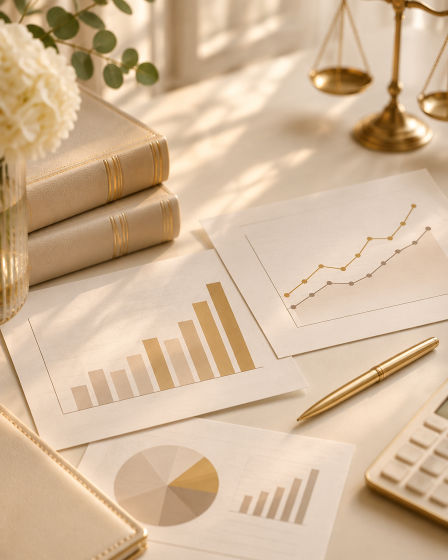
#> input picture assets-cliente/areas/01-direito-tributario.png, 896 x 1120 px, given in place of logo-original.jpeg, which was not available (shown at 1/2 size)
$ python preparar-imagens.py
#> lines starting #> are read from the running program, lines starting #| are printed output that depends on the picture
"""Prepara os ativos da cliente (PRD, seções 3 e 7): recorta o fundo preto da
logomarca, gera as versões pedidas e otimiza fotos e imagens das áreas.
Uso: python3 scripts/preparar-imagens.py  (requer Pillow com AVIF e numpy)."""
from pathlib import Path

import numpy as np
from PIL import Image

RAIZ = Path(__file__).resolve().parent.parent
ORIGEM = RAIZ / "assets-cliente"
LOGO_SAIDA = RAIZ / "public" / "logo"
AREAS_SAIDA = RAIZ / "public" / "areas"
FOTOS_SAIDA = RAIZ / "src" / "assets" / "fotos"

# Faixas da arte original (1536x1024), medidas pelos pixels acima do preto.
MONOGRAMA = (411, 132, 1122, 646)
NOME = (54, 712, 1488, 809)

SLUGS = {
    "01-direito-tributario": "direito-tributario",
    "02-licitacoes": "licitacoes-e-contratos-administrativos",
    "03-direito-civil": "direito-civil",
    "04-direito-previdenciario": "direito-previdenciario",
    "05-direito-criminal": "direito-criminal",
    "06-direito-ambiental": "direito-ambiental",
}


def recortar_fundo_preto(img: Image.Image) -> Image.Image:
    """Troca o preto por transparência sem alterar o dourado da arte."""
    rgb = np.asarray(img.convert("RGB")).astype(np.float32)
    brilho = rgb.max(axis=2)
    alfa = np.clip((brilho - 10) / 38, 0, 1)
    seguro = np.maximum(alfa, 1e-3)[..., None]
    cor = np.clip(rgb / seguro, 0, 255)
    rgba = np.dstack([cor, alfa * 255]).astype(np.uint8)
    return Image.fromarray(rgba, "RGBA")


def com_margem(caixa, margem):
    x0, y0, x1, y1 = caixa
    return (x0 - margem, y0 - margem, x1 + margem + 1, y1 + margem + 1)


def redimensionar_altura(img, altura):
    largura = round(img.width * altura / img.height)
    return img.resize((largura, altura), Image.LANCZOS)


def preparar_logo():
    LOGO_SAIDA.mkdir(parents=True, exist_ok=True)
    arte = recortar_fundo_preto(Image.open(ORIGEM / "logo" / "logo-original.jpeg"))

    completa = arte.crop(arte.getbbox())
    completa.save(LOGO_SAIDA / "logo-completa.png", optimize=True)

    monograma = arte.crop(com_margem(MONOGRAMA, 6))
    lado = max(monograma.size) + 40
#> lado = 764
    quadrado = Image.new("RGBA", (lado, lado), (0, 0, 0, 0))
#> quadrado: PIL image 764x764 RGBA; every value is 0
    quadrado.alpha_composite(
        monograma, ((lado - monograma.width) // 2, (lado - monograma.height) // 2)
    )
    quadrado.resize((512, 512), Image.LANCZOS).save(
        LOGO_SAIDA / "monograma.png", optimize=True
    )
    # Versão leve para a tela de abertura, servida sem passar pelo otimizador.
    quadrado.resize((256, 256), Image.LANCZOS).save(
        LOGO_SAIDA / "monograma-abertura.webp", quality=88
    )
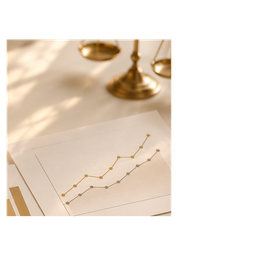
#> saved as monograma-abertura.webp: PIL image 256x256 RGBA; mean R, G, B, A 99.7, 88.7, 77, 113.1; transparent parts drawn white
    quadrado.resize((256, 256), Image.LANCZOS).save(
        RAIZ / "src" / "app" / "favicon.ico",
        sizes=[(16, 16), (32, 32), (48, 48), (64, 64)],
    )

    # Versão horizontal: monograma à esquerda, nome à direita (cabeçalho, 44 px).
    altura = 264
    mono = redimensionar_altura(monograma, altura)
    nome = redimensionar_altura(arte.crop(com_margem(NOME, 4)), 78)
#> call 2 of redimensionar_altura, with altura = 78
#> in redimensionar_altura (call 2), `return img.resize((largura, altura), Image.LANCZOS)`:
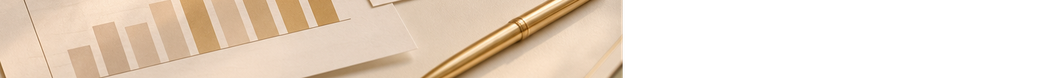
#> returned value: PIL image 1062x78 RGBA; mean R, G, B, A 129.4, 114, 98.1, 149.5; transparent parts drawn white
    espaco = 56
    horizontal = Image.new(
        "RGBA", (mono.width + espaco + nome.width, altura), (0, 0, 0, 0)
    )
#> horizontal: PIL image 1481x264 RGBA; every value is 0
    horizontal.alpha_composite(mono, (0, 0))
    horizontal.alpha_composite(nome, (mono.width + espaco, (altura - nome.height) // 2))
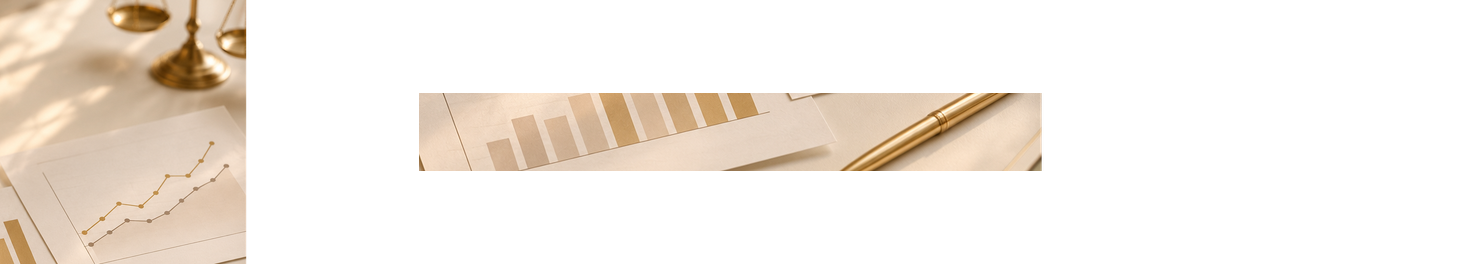
#> horizontal: PIL image 1481x264 RGBA; mean R, G, B, A 63.5, 56.3, 48.7, 74.1; transparent parts drawn white
    horizontal.save(LOGO_SAIDA / "logo-horizontal.png", optimize=True)

    for nome_arquivo in ("logo-completa", "logo-horizontal", "monograma"):
        img = Image.open(LOGO_SAIDA / f"{nome_arquivo}.png")
        print(f"logo/{nome_arquivo}.png {img.size}")
#| logo/logo-completa.png (896, 1120)


def preparar_areas():
    AREAS_SAIDA.mkdir(parents=True, exist_ok=True)
    for original, slug in SLUGS.items():
        img = Image.open(ORIGEM / "areas" / f"{original}.png").convert("RGB")
#> img is the input picture: PIL image 896x1120 RGB; mean R, G, B 209.7, 183.1, 153.8
        destino = AREAS_SAIDA / f"{slug}.avif"
        img.save(destino, quality=62, speed=4)
        print(f"areas/{slug}.avif {img.size} {destino.stat().st_size // 1024} KB")
#| areas/direito-tributario.avif (896, 1120) 1215 KB


def recortar_barras_pretas(img: Image.Image) -> Image.Image:
    """Remove as barras da captura de tela (foto-06), mantendo só a fotografia."""
    cinza = np.asarray(img.convert("L")).astype(np.float32)
    linhas = np.where(cinza.mean(axis=1) > 24)[0]
    blocos, inicio = [], linhas[0]
    for anterior, atual in zip(linhas, linhas[1:]):
        if atual - anterior > 1:
            blocos.append((inicio, anterior))
            inicio = atual
    blocos.append((inicio, linhas[-1]))
    topo, base = max(blocos, key=lambda b: b[1] - b[0])
    return img.crop((0, topo + 2, img.width, base - 1))


def apagar_logo_do_notebook(img: Image.Image) -> Image.Image:
    """foto-05: preenche o logotipo da Apple na tampa do notebook com a cor da
    própria tampa, interpolada linha a linha entre as bordas da área, e funde
    com borda suave. Só o objeto é tocado; rosto e corpo ficam intactos
    (PRD, seções 7 e 10: sem retoque da advogada e sem exibição de marcas)."""
    x0, y0, x1, y1 = 640, 740, 745, 842  # área do logotipo, com folga
    arr = np.asarray(img).astype(np.float32)
    area = arr[y0:y1, x0:x1].copy()
    esquerda, direita = arr[y0:y1, x0 - 6:x0].mean(axis=1), arr[y0:y1, x1:x1 + 6].mean(axis=1)
    t = np.linspace(0, 1, x1 - x0)[None, :, None]
    preenchido = esquerda[:, None, :] * (1 - t) + direita[:, None, :] * t
    # textura leve, para a área não ficar lisa demais ao lado do grão da foto
    rng = np.random.default_rng(5)
    preenchido += rng.normal(0, 0.8, preenchido.shape)
    # máscara elíptica com borda suave
    yy, xx = np.mgrid[0:y1 - y0, 0:x1 - x0]
    cy, cx, ry, rx = (y1 - y0) / 2, (x1 - x0) / 2, (y1 - y0) / 2, (x1 - x0) / 2
    d = np.sqrt(((yy - cy) / ry) ** 2 + ((xx - cx) / rx) ** 2)
    alfa = np.clip((1.0 - d) / 0.45, 0, 1)[..., None]
    arr[y0:y1, x0:x1] = area * (1 - alfa) + preenchido * alfa
    return Image.fromarray(np.clip(arr, 0, 255).astype(np.uint8), "RGB")


def preparar_fotos():
    FOTOS_SAIDA.mkdir(parents=True, exist_ok=True)
    for origem in sorted((ORIGEM / "fotos").glob("foto-*.jpeg")):
        img = Image.open(origem).convert("RGB")
        if origem.stem == "foto-06":
            img = recortar_barras_pretas(img)
            img.save(FOTOS_SAIDA / f"{origem.stem}.jpg", quality=92)
        elif origem.stem == "foto-05":
            img = apagar_logo_do_notebook(img)
            img.save(FOTOS_SAIDA / f"{origem.stem}.jpg", quality=92)
        elif origem.stem == "foto-08":
            # Corta a faixa esquerda, onde aparece a placa com a logomarca antiga.
            img = img.crop((round(img.width * 0.19), 0, img.width, img.height))
            img.save(FOTOS_SAIDA / f"{origem.stem}.jpg", quality=92)
        else:
            # Sem recompressão: o Next gera AVIF/WebP a partir do arquivo original.
            (FOTOS_SAIDA / f"{origem.stem}.jpg").write_bytes(origem.read_bytes())
        print(f"fotos/{origem.stem}.jpg {img.size}")


def preparar_compartilhamento():
    """Imagem de compartilhamento (Open Graph), 1200x630: logomarca e retrato."""
    grafite = (41, 41, 41)
    dourado = (198, 161, 91)
    tela = Image.new("RGB", (1200, 630), grafite)
#> tela: PIL image 1200x630 RGB; every value is 41

    foto = Image.open(FOTOS_SAIDA / "foto-06.jpg").convert("RGB")
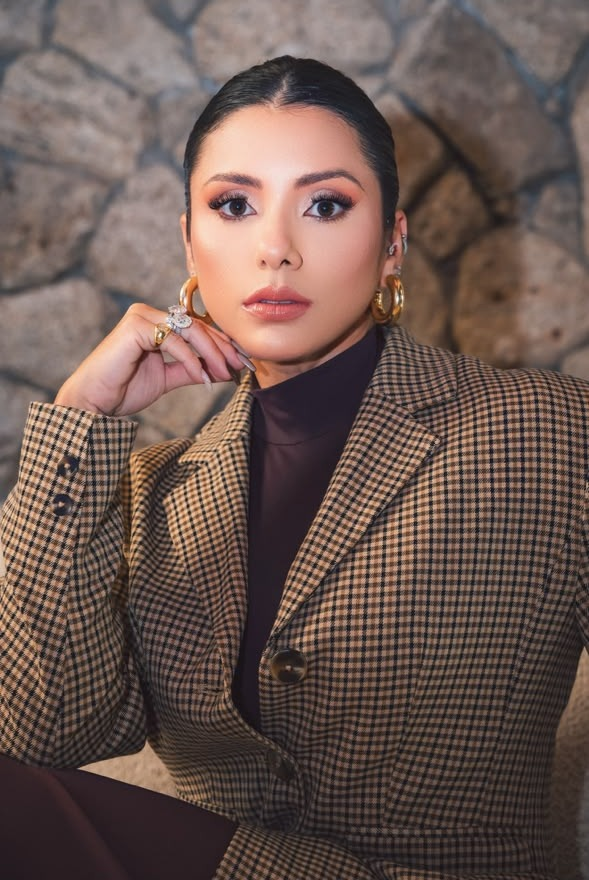
#> input picture src/assets/fotos/foto-06.jpg, 589 x 880 px
#> foto is the input picture: PIL image 589x880 RGB; mean R, G, B 106.9, 87.1, 80.6
    largura_foto, altura_foto = 400, 510
    escala = max(largura_foto / foto.width, altura_foto / foto.height)
#> escala = 0.679
    foto = foto.resize(
        (round(foto.width * escala), round(foto.height * escala)), Image.LANCZOS
    )
#> foto: PIL image 400x598 RGB
    sobra_x = (foto.width - largura_foto) // 2
#> sobra_x = 0
    sobra_y = round((foto.height - altura_foto) * 0.2)
#> sobra_y = 18
    foto = foto.crop(
        (sobra_x, sobra_y, sobra_x + largura_foto, sobra_y + altura_foto)
    )
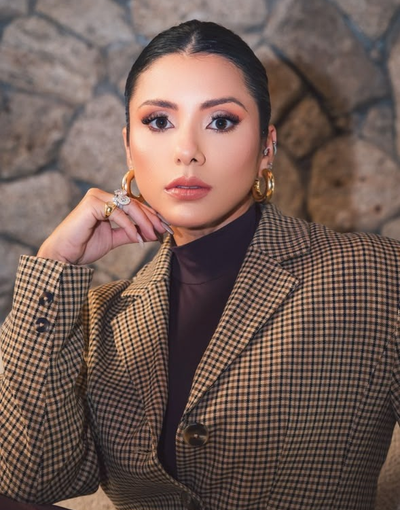
#> foto: PIL image 400x510 RGB; mean R, G, B 113.4, 92, 84.5
    foto_x, foto_y = 720, 60

    # Moldura fina dourada, deslocada atrás da foto, como no site.
    moldura = Image.new("RGB", (largura_foto, altura_foto), dourado)
    miolo = Image.new("RGB", (largura_foto - 2, altura_foto - 2), grafite)
#> miolo: PIL image 398x508 RGB; every value is 41
    moldura.paste(miolo, (1, 1))
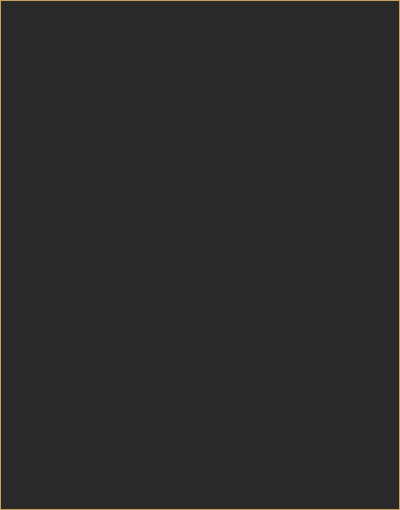
#> moldura: PIL image 400x510 RGB; mean R, G, B 42.4, 42.1, 41.4
    tela.paste(moldura, (foto_x + 18, foto_y + 18))
    tela.paste(foto, (foto_x, foto_y))

    logo = Image.open(LOGO_SAIDA / "logo-completa.png")
    largura_logo = 520
    logo = logo.resize(
        (largura_logo, round(logo.height * largura_logo / logo.width)), Image.LANCZOS
    )
    tela.paste(logo, (100, (630 - logo.height) // 2), logo)
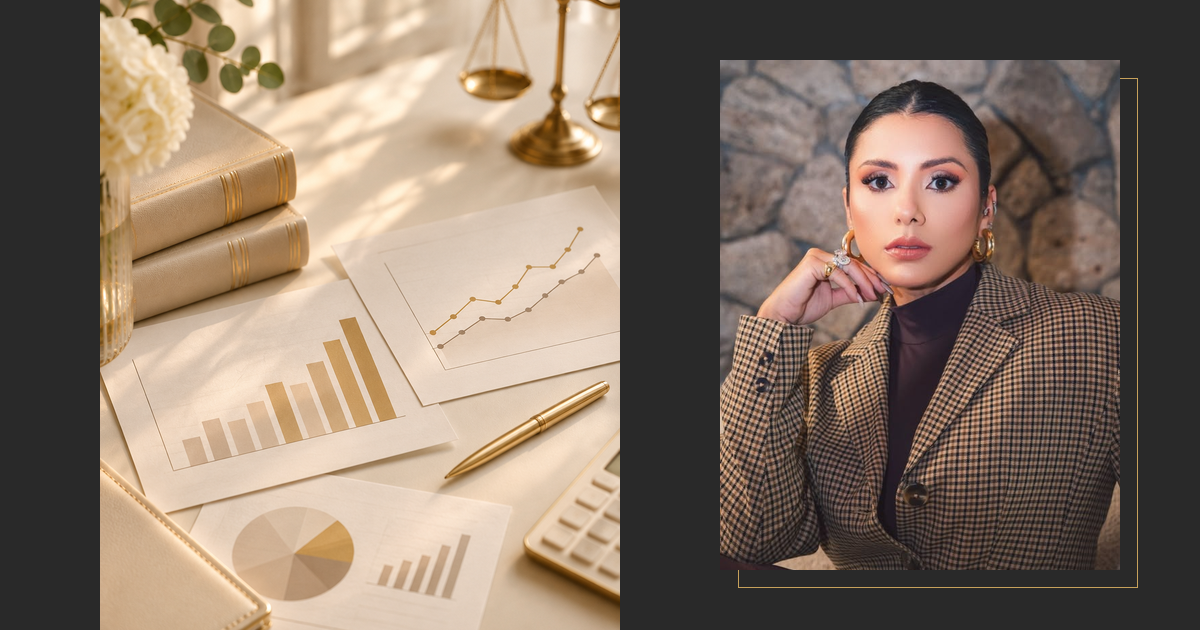
#> tela: PIL image 1200x630 RGB; mean R, G, B 133.9, 116.6, 101.8

    destino = RAIZ / "public" / "compartilhamento.jpg"
    tela.save(destino, quality=88, optimize=True)
    print(f"public/compartilhamento.jpg {tela.size} {destino.stat().st_size // 1024} KB")
#| public/compartilhamento.jpg (1200, 630) 118 KB


if __name__ == "__main__":
    preparar_logo()
    preparar_areas()
    preparar_fotos()
    preparar_compartilhamento()
